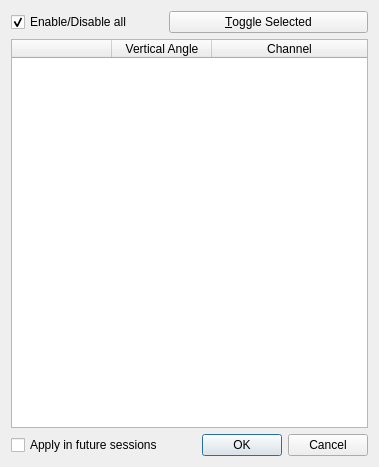
<?xml version="1.0" encoding="UTF-8"?>
<ui version="4.0">
 <class>vvLaserSelectionDialog</class>
 <widget class="QDialog" name="vvLaserSelectionDialog">
  <property name="geometry">
   <rect>
    <x>0</x>
    <y>0</y>
    <width>379</width>
    <height>467</height>
   </rect>
  </property>
  <property name="windowTitle">
   <string>Laser Selection</string>
  </property>
  <property name="modal">
   <bool>false</bool>
  </property>
  <layout class="QGridLayout" name="gridLayout">
   <item row="0" column="1">
    <widget class="QCheckBox" name="EnableDisableAll">
     <property name="text">
      <string>Enable/Disable all</string>
     </property>
     <property name="checked">
      <bool>true</bool>
     </property>
     <property name="tristate">
      <bool>false</bool>
     </property>
    </widget>
   </item>
   <item row="0" column="2">
    <widget class="QPushButton" name="Toggle">
     <property name="text">
      <string>&amp;Toggle Selected</string>
     </property>
    </widget>
   </item>
   <item row="6" column="1" colspan="2">
    <widget class="QTableWidget" name="LaserTable">
     <property name="selectionBehavior">
      <enum>QAbstractItemView::SelectRows</enum>
     </property>
     <property name="sortingEnabled">
      <bool>false</bool>
     </property>
     <attribute name="horizontalHeaderVisible">
      <bool>true</bool>
     </attribute>
     <attribute name="horizontalHeaderStretchLastSection">
      <bool>true</bool>
     </attribute>
     <attribute name="verticalHeaderVisible">
      <bool>false</bool>
     </attribute>
     <attribute name="verticalHeaderStretchLastSection">
      <bool>false</bool>
     </attribute>
     <column>
      <property name="text">
       <string/>
      </property>
      <property name="textAlignment">
       <set>AlignCenter</set>
      </property>
     </column>
     <column>
      <property name="text">
       <string>Vertical Angle</string>
      </property>
      <property name="textAlignment">
       <set>AlignCenter</set>
      </property>
     </column>
     <column>
      <property name="text">
       <string>Channel</string>
      </property>
      <property name="textAlignment">
       <set>AlignCenter</set>
      </property>
     </column>
    </widget>
   </item>
   <item row="7" column="2">
    <widget class="QDialogButtonBox" name="buttonBox">
     <property name="orientation">
      <enum>Qt::Horizontal</enum>
     </property>
     <property name="standardButtons">
      <set>QDialogButtonBox::Cancel|QDialogButtonBox::Ok</set>
     </property>
    </widget>
   </item>
   <item row="7" column="1">
    <widget class="QCheckBox" name="saveCheckBox">
     <property name="text">
      <string>Apply in future sessions</string>
     </property>
     <property name="checked">
      <bool>false</bool>
     </property>
    </widget>
   </item>
  </layout>
 </widget>
 <resources/>
 <connections>
  <connection>
   <sender>buttonBox</sender>
   <signal>accepted()</signal>
   <receiver>vvLaserSelectionDialog</receiver>
   <slot>accept()</slot>
   <hints>
    <hint type="sourcelabel">
     <x>248</x>
     <y>254</y>
    </hint>
    <hint type="destinationlabel">
     <x>157</x>
     <y>274</y>
    </hint>
   </hints>
  </connection>
  <connection>
   <sender>buttonBox</sender>
   <signal>rejected()</signal>
   <receiver>vvLaserSelectionDialog</receiver>
   <slot>reject()</slot>
   <hints>
    <hint type="sourcelabel">
     <x>316</x>
     <y>260</y>
    </hint>
    <hint type="destinationlabel">
     <x>286</x>
     <y>274</y>
    </hint>
   </hints>
  </connection>
 </connections>
</ui>
